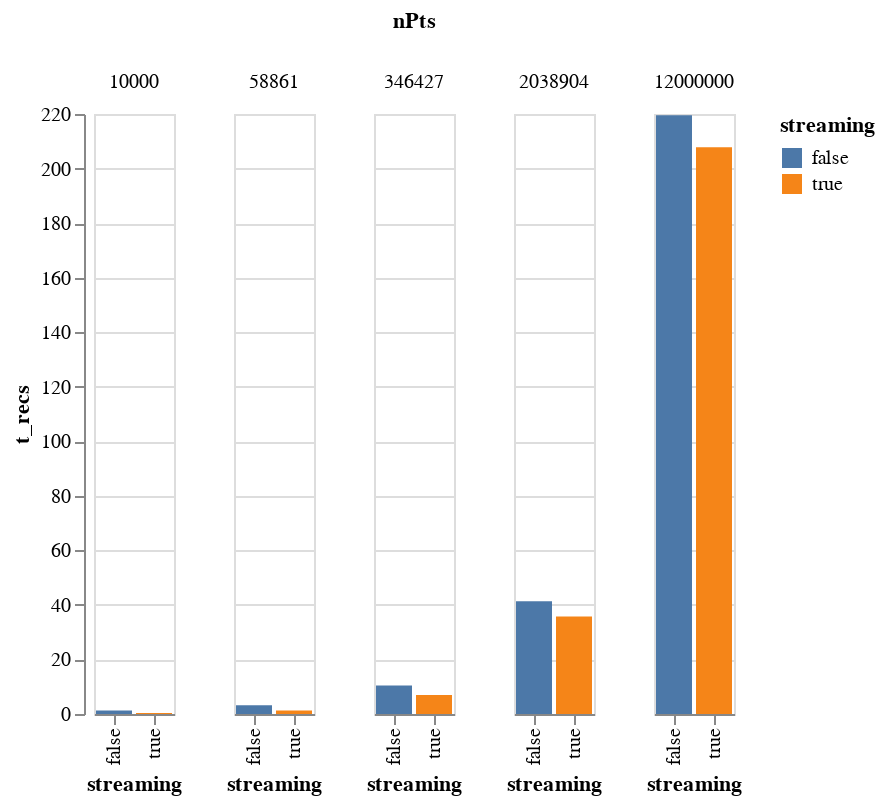

This figure's notebook cell:
### Code cell
dataset = "airbnb"
control = "streaming"
df = pd.read_csv(f"../result/{control}_{dataset}_time.csv")

alt.Chart(df).mark_bar().encode(
    x = f"{control}:N",
    y = "t_recs",
    column= "nPts:N",
    color = f"{control}:N"
).resolve_scale(x='independent')

### Figure 1 — Vega-Lite specification as saved in the notebook (floating-point values rounded to 4 significant figures)
{"config": {"view": {"continuousWidth": 400, "continuousHeight": 300}}, "data": {"name": "data-d8639e0829143cecf02cbed88ee627e5"}, "mark": "bar", "encoding": {"color": {"type": "nominal", "field": "streaming"}, "column": {"type": "nominal", "field": "nPts"}, "x": {"type": "nominal", "field": "streaming"}, "y": {"type": "quantitative", "field": "t_recs"}}, "resolve": {"scale": {"x": "independent"}}, "$schema": "https://vega.github.io/schema/vega-lite/v4.8.1.json", "datasets": {"data-d8639e0829143cecf02cbed88ee627e5": [{"nPts": 10000, "streaming": false, "t_meta": 0.07161, "t_recs": 1.3}, {"nPts": 10000, "streaming": true, "t_meta": 0.07402, "t_recs": 0.3655}, {"nPts": 58861, "streaming": false, "t_meta": 0.3288, "t_recs": 3.2}, {"nPts": 58861, "streaming": true, "t_meta": 0.2555, "t_recs": 1.307}, {"nPts": 346427, "streaming": false, "t_meta": 1.76, "t_recs": 10.42}, {"nPts": 346427, "streaming": true, "t_meta": 1.656, "t_recs": 7.007}, {"nPts": 2038904, "streaming": false, "t_meta": 8.947, "t_recs": 41.31}, {"nPts": 2038904, "streaming": true, "t_meta": 8.868, "t_recs": 35.71}, {"nPts": 12000000, "streaming": false, "t_meta": 50.89, "t_recs": 219.5}, {"nPts": 12000000, "streaming": true, "t_meta": 50.95, "t_recs": 207.8}]}}
